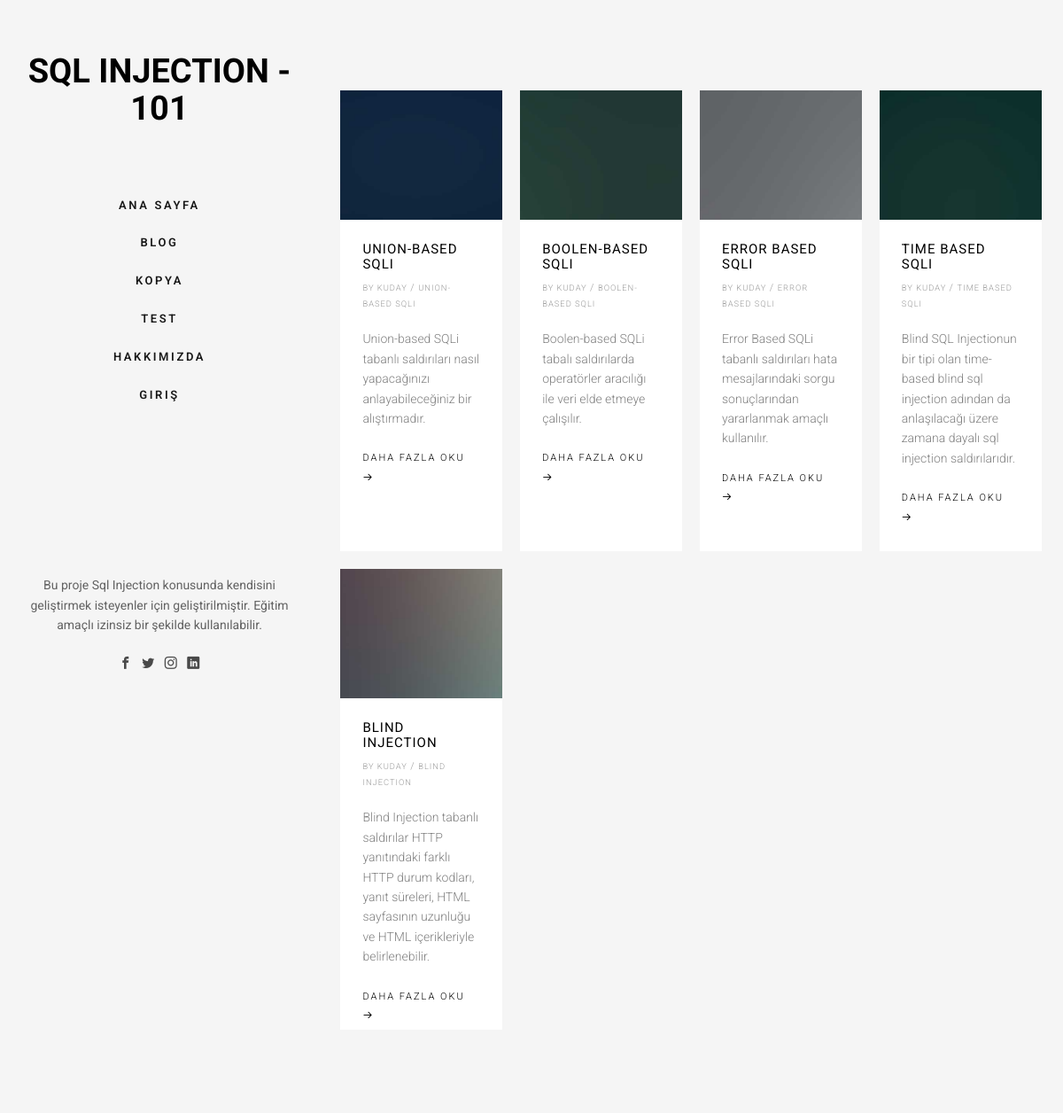
Screenshot of /blog.php with the database file from the repository.
### tables this page shows
CREATE TABLE Blog (
    ID int,
    Baslik varchar(255),
    Ozet varchar(255),
    Aciklama varchar(2000),
    Referans varchar(1000),
    Resim varchar(255),
    Url varchar(255)
);

### blog.php (the view, shortened to what this page needs)
	<?php
	include("header.php");
	include("configuration.php");
	?>
		<div id="fh5co-main">
			<div class="fh5co-narrow-content">
				<div class="row row-bottom-padded-md">
				<?php
$sql = "SELECT * FROM Blog";
$result = $conn->query($sql);
if ($result->num_rows > 0) {
	while($row = $result->fetch_assoc()) {
		echo '<div class="col-md-3 col-sm-6 col-padding animate-box" data-animate-effect="fadeInLeft">
		<div class="blog-entry" >
			<a href="'. ($row["ID"] == "2" ? "type.php?data=" : $row["ID"] == "4" ? "type.php?page=" : "type.php?id=") .$row["ID"].'" class="blog-img"><img src="'.$row["Resim"].'" class="img-responsive" alt="Free HTML5 Bootstrap Template by FreeHTML5.co"></a>
			<div class="desc" style="height:520px;">
				<h3><a href="'. ($row["ID"] == "2" ? "type.php?data=" : $row["ID"] == "4" ? "type.php?page=" : "type.php?id=") .$row["ID"].'">'.$row["Baslik"].'</a></h3>
				<span><small>by kuday </small> / <small> '.$row["Baslik"].' </small></span>
				<p>'.$row["Ozet"].'</p>
				<a href="'. ($row["ID"] == "2" ? "type.php?data=" : $row["ID"] == "4" ? "type.php?page=" : "type.php?id=") .$row["ID"].'" class="lead">Daha fazla oku <i class="icon-arrow-right3"></i></a>
			</div>
		</div>
	</div>';
	}
}
else {
}
				?>
				</div>
			</div>
		</div>
	<?php
	include("footer.php");
	?>

### css/icomoon.css (style rules this page uses)
[class^="icon-"], [class*=" icon-"] { font-family: 'icomoon' !important; speak: none; font-style: normal; font-weight: normal; font-variant: normal; text-transform: none; line-height: 1; -webkit-font-smoothing: antialiased; -moz-osx-font-smoothing: grayscale; }
.icon-arrow-right3:before { content: "\e0c3"; }

### css/style.css (style rules this page uses)
body { font-family: "Roboto", Arial, sans-serif; font-weight: 300; font-size: 14px; line-height: 1.6; color: rgba(0, 0, 0, 0.5); background: whitesmoke; }
a { color: #228896; -webkit-transition: 0.5s; -o-transition: 0.5s; transition: 0.5s; }
p { margin-bottom: 1.5em; }
h1, h2, h3, h4, h5, h6 { color: #000; font-family: "Roboto", Arial, sans-serif; font-weight: 400; margin: 0 0 30px 0; }
#fh5co-main { width: 80%; float: right; -webkit-transition: 0.5s; -o-transition: 0.5s; transition: 0.5s; }
@media screen and (max-width: 1200px) { #fh5co-main { width: 70%; } }
#fh5co-main .fh5co-narrow-content { position: relative; width: 93%; margin: 0 auto; padding: 4em 0; clear: both; }
.blog-entry { width: 100%; float: left; background: #fff; }
.blog-entry .blog-img { width: 100%; float: left; overflow: hidden; position: relative; z-index: 1; margin-bottom: 25px; }
.blog-entry .blog-img img { position: relative; max-width: 100%; -webkit-transform: scale(1.2); -moz-transform: scale(1.2); -ms-transform: scale(1.2); -o-transform: scale(1.2); transform: scale(1.2); -webkit-transition: 0.9s; -o-transition: 0.9s; transition: 0.9s; }
.blog-entry .desc { padding: 25px; }
.blog-entry .desc h3 { font-size: 15px; text-transform: uppercase; margin-bottom: 10px; letter-spacing: 1px; line-height: auto; }
.blog-entry .desc h3 a { color: #000; text-decoration: none; }
.blog-entry .desc span { display: block; margin-bottom: 20px; font-size: 11px; text-transform: uppercase; letter-spacing: 1px; color: rgba(0, 0, 0, 0.4) !important; }
.blog-entry .desc .lead { font-size: 11px; text-transform: uppercase; letter-spacing: 2px; color: #000; }
.row-bottom-padded-md { padding-bottom: 4em; }
.col-padding { padding: 10px !important; }
.js .animate-box { opacity: 0; }

### rows the page displays
blog: Resim (picture), Baslik "UNION-BASED SQLI", Ozet "Union-based SQLi tabanlı saldırıları nasıl yapacağınızı anlayabileceğiniz bir alıştırmadır."
blog: Resim (picture), Baslik "BOOLEN-BASED SQLI", Ozet "Boolen-based SQLi tabalı saldırılarda operatörler aracılığı ile veri elde etmeye çalışılır."
blog: Resim (picture), Baslik "ERROR BASED SQLI", Ozet "Error Based SQLi tabanlı saldırıları hata mesajlarındaki sorgu sonuçlarından yararlanmak amaçlı kullanılır."
blog: Resim (picture), Baslik "TIME BASED SQLI", Ozet "Blind SQL Injectionun bir tipi olan time-based blind sql injection adından da anlaşılacağı üzere zamana dayalı sql injection saldırılarıdır."
blog: Resim (picture), Baslik "BLIND INJECTION", Ozet "Blind Injection tabanlı saldırılar HTTP yanıtındaki farklı HTTP durum kodları, yanıt süreleri, HTML sayfasının uzunluğu ve HTML içerikleriyle belirlenebilir."
